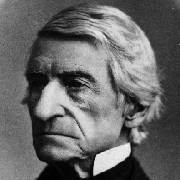
#> input picture Chapter-2/2.2/rogers.gif, 180 x 180 px
$ python Exercise-2.44.py
#> lines starting #> are read from the running program, lines starting #| are printed output that depends on the picture
### scheme_picture.py
from scheme_primitive import *

# 2.2
def make_vect(xcor, ycor):
    return cons(xcor, ycor)

def xcor_vect(vect):
    return car(vect)

def ycor_vect(vect):
    return cdr(vect)

def add_vect(vect1, vect2):
    return make_vect(xcor_vect(vect1) + xcor_vect(vect2), ycor_vect(vect1) + ycor_vect(vect2))

def sub_vect(vect1, vect2):
    return make_vect(xcor_vect(vect1) - xcor_vect(vect2), ycor_vect(vect1) - ycor_vect(vect2))

def scale_vect(s, vect):
    return make_vect(s * xcor_vect(vect), s * ycor_vect(vect))

def make_frame(origin, edge1, edge2):
    return cons(origin, cons(edge1, edge2))

def origin_frame(frame):
    return car(frame)

def edge1_frame(frame):
    return car(cdr(frame))

def edge2_frame(frame):
    return cdr(cdr(frame))

def frame_coord_map(frame):
    return lambda v: add_vect(origin_frame(frame),
                              add_vect(scale_vect(xcor_vect(v), edge1_frame(frame)),
                                       scale_vect(ycor_vect(v), edge2_frame(frame))))

def transform_painter(painter, origin, corner1, corner2):
    def new_painter(frame):
        m = frame_coord_map(frame)
        new_origin = m(origin)
        painter(make_frame(new_origin, sub_vect(m(corner1), new_origin), sub_vect(m(corner2), new_origin)))
    return new_painter

from PIL import Image, ImageDraw, ImageOps

def new_picture(width, height):
#> called with width = 500, height = 500
    global IMAGE_SIZE, IM
    IMAGE_SIZE = (width, height)
    IM = Image.new("RGB", IMAGE_SIZE, "white")
#> IM: PIL image 500x500 RGB; every value is 255

def rogers(frame):
    global IMAGE_SIZE, IM
    rogers_original = ImageOps.flip(Image.open("rogers.gif"))
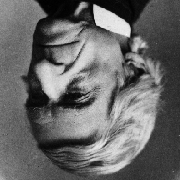
#> rogers_original: PIL image 180x180 P; mean R, G, B, A 103.8, 103.8, 103.8, 255; transparent parts drawn white
    w, h = rogers_original.size
#> w = 180; h = 180
    a = xcor_vect(origin_frame(frame))
    b = ycor_vect(origin_frame(frame))
    c = xcor_vect(edge1_frame(frame))
    d = ycor_vect(edge1_frame(frame))
    e = xcor_vect(edge2_frame(frame))
    f = ycor_vect(edge2_frame(frame))
    m = w / (c * f - d * e)
#> m = 0.00288
    n = h / (d * e - c * f)
#> n = -0.00288
    transformed = rogers_original.transform(IMAGE_SIZE, Image.AFFINE, (f * m, - e * m, (b * e - a * f) * m, d * n, - c * n, (b * c - a * d) * n))
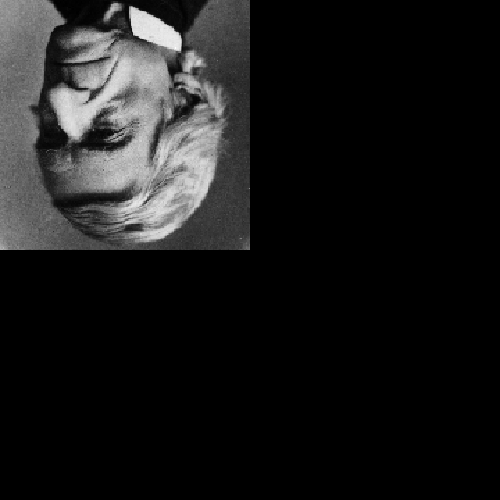
#> transformed: PIL image 500x500 P; mean R, G, B, A 25.9, 25.9, 25.9, 255; transparent parts drawn white
    mask = Image.new('1', IMAGE_SIZE)
#> mask: PIL image 500x500 1; every value is 0
    mask_draw = ImageDraw.Draw(mask)
    mask_draw.polygon([(a, b), (a + c, b + d), (a + c + e, b + d + f), (a + e, b + f)], fill = 255)
    IM.paste(transformed, (0, 0), mask = mask)
#> in rogers (call 10), `IM.paste(transformed, (0, 0), mask = mask)`:
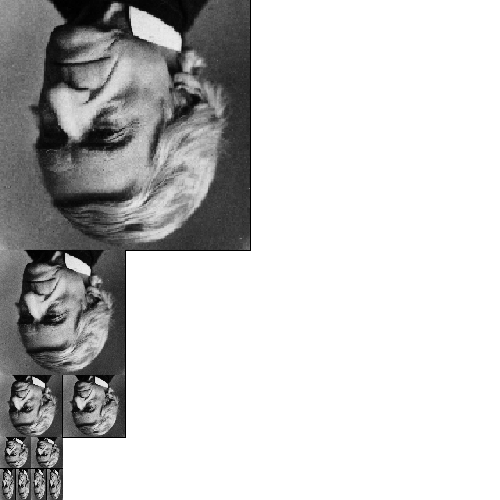
#> IM: PIL image 500x500 RGB; min 0, max 255, mean 200
#> in rogers (call 17), `transformed = rogers_original.transform(IMAGE_SIZE, Image.AFFINE, (f *..`:
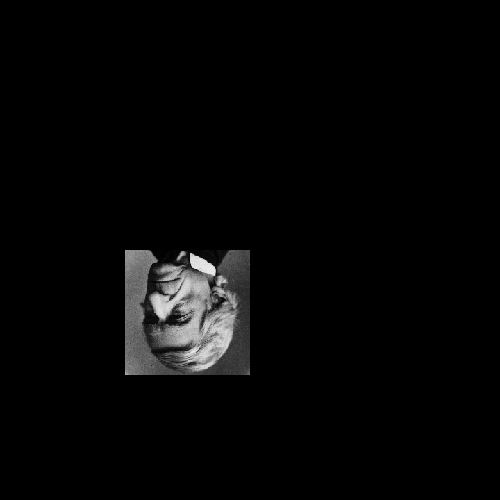
#> transformed: PIL image 500x500 P; mean R, G, B, A 6.5, 6.5, 6.5, 255
#> in rogers (call 17), `IM.paste(transformed, (0, 0), mask = mask)`:
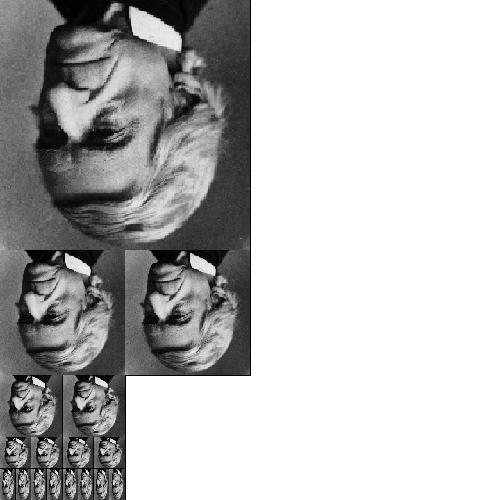
#> IM: PIL image 500x500 RGB; min 0, max 255, mean 188.1
#> in rogers (call 18), `transformed = rogers_original.transform(IMAGE_SIZE, Image.AFFINE, (f *..`:
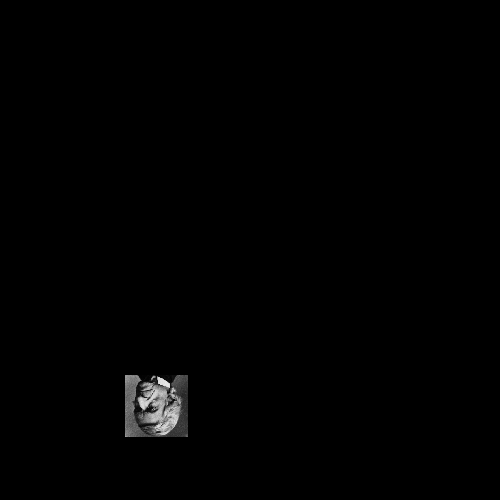
#> transformed: PIL image 500x500 P; mean R, G, B, A 1.6, 1.6, 1.6, 255

def save_picture(filename):
#> called with filename = 'Exercise-2.44.jpg'
    global IM
    IM = ImageOps.flip(IM)
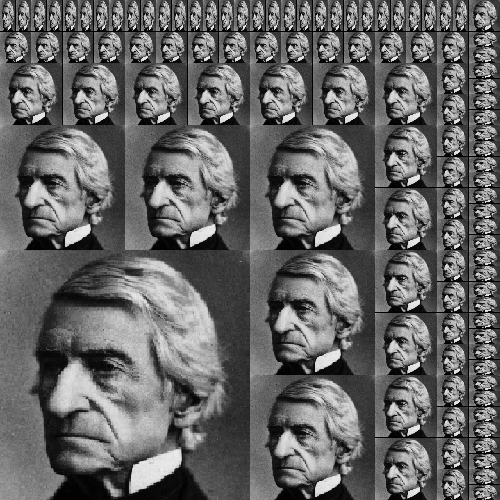
#> IM: PIL image 500x500 RGB; min 0, max 236, mean 103.1
    IM.save(filename, "JPEG")
    IM.show()

### scheme_primitive.py
# print
# [14 lines left out: function scm_print, not called in this run]

# 2.1
def cons(x, y):
    def set_x(v):
        nonlocal x
        x = v
    def set_y(v):
        nonlocal y
        y = v
    def dispatch(m):
        if m == "car":
            return x
        if m == "cdr":
            return y
        if m == "set_car":
            return set_x
        if m == "set_cdr":
            return set_y
        raise Exception("Undefined operation -- CONS")
    return dispatch

def car(z):
    return z("car")

def cdr(z):
    return z("cdr")

def set_car(z, new_value):
    z("set_car")(new_value)

def set_cdr(z, new_value):
    z("set_cdr")(new_value)

def cadr(x):
    return car(cdr(x))

def cddr(x):
    return cdr(cdr(x))

# 2.2
# [11 lines left out: functions scm_list, scm_map, not called in this run]

def is_pair(x):
    return callable(x)

# [5 lines left out: function accumulate, not called in this run]

def append(seq1, seq2):
    return accumulate(cons, seq2, seq1)

def length(sequence):
    return accumulate(lambda x, y: 1 + y, 0, sequence)

# [15 lines left out: functions accumulate_n, memq, not called in this run]

def is_symbol(x):
    return type(x) == str

def is_number(x):
    from numbers import Number
    return isinstance(x, Number)

# 2.4
def put(op, typ, item):
    pass

def get(op, typ):
    pass

# [7 lines left out: function apply, not called in this run]

def put_coercion(type1, type2, op):
    pass

def get_coercion(type1, type2):
    pass

### Chapter-2/2.2/Exercise-2.44.py
from scheme_picture import *

def beside(painter1, painter2):
    split_point = make_vect(0.5, 0)
    paint_left = transform_painter(painter1, make_vect(0, 0), split_point, make_vect(0, 1))
    paint_right = transform_painter(painter2, split_point, make_vect(1, 0), make_vect(0.5, 1))
    def new_painter(frame):
        paint_left(frame)
        paint_right(frame)
    return new_painter

def below(painter1, painter2):
    split_point = make_vect(0, 0.5)
    paint_up = transform_painter(painter1, make_vect(0, 0), make_vect(1, 0), split_point)
    paint_down = transform_painter(painter2, split_point, make_vect(1, 0.5), make_vect(0, 1))
    def new_painter(frame):
        paint_up(frame)
        paint_down(frame)
    return new_painter

def right_split(painter, n):
    if n == 0:
        return painter
    else:
        smaller = right_split(painter, n - 1)
        return beside(painter, below(smaller, smaller))

def up_split(painter, n):
    if n == 0:
        return painter
    else:
        smaller = up_split(painter, n - 1)
        return below(painter, beside(smaller, smaller))

def corner_split(painter, n):
    if n == 0:
        return painter
    else:
        up = up_split(painter, n - 1)
        right = right_split(painter, n - 1)
        top_left = beside(up, up)
        bottom_right = below(right, right)
        corner = corner_split(painter, n - 1)
        return beside(below(painter, top_left), below(bottom_right, corner))

new_picture(500, 500)
corner_split(rogers, 4)(make_frame(make_vect(0, 0), make_vect(500, 0), make_vect(0, 500)))
save_picture("Exercise-2.44.jpg")
